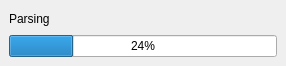
<?xml version="1.0" encoding="UTF-8"?>
<ui version="4.0">
 <class>MainWindow</class>
 <widget class="QMainWindow" name="MainWindow">
  <property name="geometry">
   <rect>
    <x>0</x>
    <y>0</y>
    <width>286</width>
    <height>66</height>
   </rect>
  </property>
  <property name="windowTitle">
   <string>MainWindow</string>
  </property>
  <widget class="QWidget" name="centralwidget">
   <layout class="QGridLayout" name="gridLayout">
    <item row="0" column="0">
     <layout class="QVBoxLayout" name="verticalLayout">
      <item>
       <widget class="QLabel" name="label">
        <property name="text">
         <string>Parsing</string>
        </property>
       </widget>
      </item>
      <item>
       <widget class="QProgressBar" name="progressBar">
        <property name="value">
         <number>24</number>
        </property>
       </widget>
      </item>
     </layout>
    </item>
   </layout>
  </widget>
 </widget>
 <resources/>
 <connections/>
</ui>
